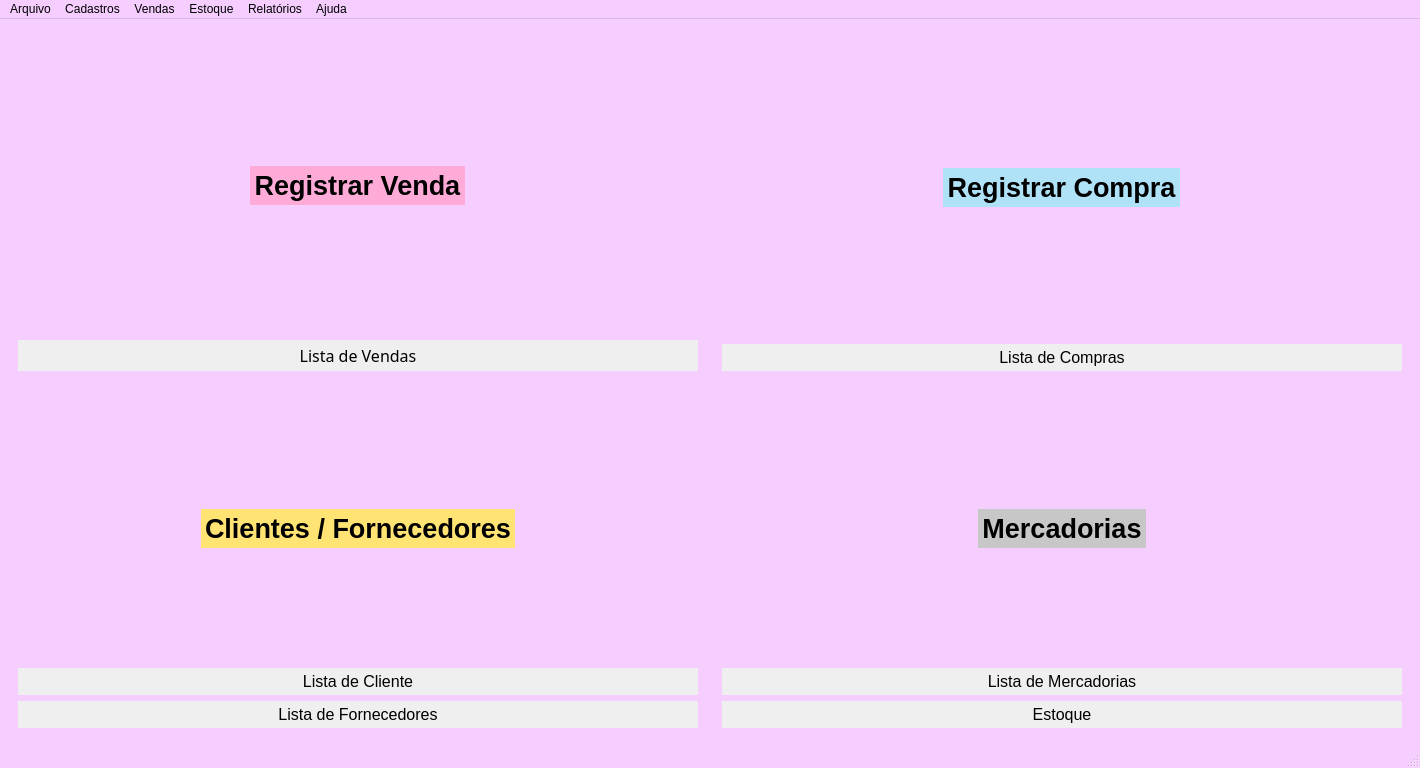
<?xml version="1.0" encoding="UTF-8"?>
<ui version="4.0">
 <class>MainWindow</class>
 <widget class="QMainWindow" name="MainWindow">
  <property name="windowModality">
   <enum>Qt::WindowModal</enum>
  </property>
  <property name="enabled">
   <bool>true</bool>
  </property>
  <property name="geometry">
   <rect>
    <x>0</x>
    <y>0</y>
    <width>1420</width>
    <height>768</height>
   </rect>
  </property>
  <property name="sizePolicy">
   <sizepolicy hsizetype="Maximum" vsizetype="Maximum">
    <horstretch>0</horstretch>
    <verstretch>0</verstretch>
   </sizepolicy>
  </property>
  <property name="minimumSize">
   <size>
    <width>1420</width>
    <height>768</height>
   </size>
  </property>
  <property name="maximumSize">
   <size>
    <width>16777215</width>
    <height>16777215</height>
   </size>
  </property>
  <property name="baseSize">
   <size>
    <width>0</width>
    <height>0</height>
   </size>
  </property>
  <property name="palette">
   <palette>
    <active>
     <colorrole role="Light">
      <brush brushstyle="SolidPattern">
       <color alpha="255">
        <red>255</red>
        <green>255</green>
        <blue>127</blue>
       </color>
      </brush>
     </colorrole>
     <colorrole role="Base">
      <brush brushstyle="SolidPattern">
       <color alpha="255">
        <red>255</red>
        <green>255</green>
        <blue>255</blue>
       </color>
      </brush>
     </colorrole>
     <colorrole role="Window">
      <brush brushstyle="SolidPattern">
       <color alpha="255">
        <red>245</red>
        <green>206</green>
        <blue>255</blue>
       </color>
      </brush>
     </colorrole>
    </active>
    <inactive>
     <colorrole role="Light">
      <brush brushstyle="SolidPattern">
       <color alpha="255">
        <red>255</red>
        <green>255</green>
        <blue>127</blue>
       </color>
      </brush>
     </colorrole>
     <colorrole role="Base">
      <brush brushstyle="SolidPattern">
       <color alpha="255">
        <red>255</red>
        <green>255</green>
        <blue>255</blue>
       </color>
      </brush>
     </colorrole>
     <colorrole role="Window">
      <brush brushstyle="SolidPattern">
       <color alpha="255">
        <red>245</red>
        <green>206</green>
        <blue>255</blue>
       </color>
      </brush>
     </colorrole>
    </inactive>
    <disabled>
     <colorrole role="Light">
      <brush brushstyle="SolidPattern">
       <color alpha="255">
        <red>255</red>
        <green>255</green>
        <blue>127</blue>
       </color>
      </brush>
     </colorrole>
     <colorrole role="Base">
      <brush brushstyle="SolidPattern">
       <color alpha="255">
        <red>245</red>
        <green>206</green>
        <blue>255</blue>
       </color>
      </brush>
     </colorrole>
     <colorrole role="Window">
      <brush brushstyle="SolidPattern">
       <color alpha="255">
        <red>245</red>
        <green>206</green>
        <blue>255</blue>
       </color>
      </brush>
     </colorrole>
    </disabled>
   </palette>
  </property>
  <property name="focusPolicy">
   <enum>Qt::TabFocus</enum>
  </property>
  <property name="windowTitle">
   <string>SOAD </string>
  </property>
  <property name="inputMethodHints">
   <set>Qt::ImhPreferUppercase</set>
  </property>
  <property name="animated">
   <bool>true</bool>
  </property>
  <property name="documentMode">
   <bool>false</bool>
  </property>
  <property name="tabShape">
   <enum>QTabWidget::Rounded</enum>
  </property>
  <widget class="QWidget" name="centralwidget">
   <property name="minimumSize">
    <size>
     <width>1418</width>
     <height>0</height>
    </size>
   </property>
   <property name="layoutDirection">
    <enum>Qt::LeftToRight</enum>
   </property>
   <layout class="QGridLayout" name="gridLayout_3">
    <item row="1" column="0">
     <layout class="QVBoxLayout" name="verticalLayout_2">
      <item>
       <layout class="QGridLayout" name="gridLayout">
        <item row="0" column="0">
         <widget class="QFrame" name="frame_venda">
          <property name="sizePolicy">
           <sizepolicy hsizetype="Expanding" vsizetype="Expanding">
            <horstretch>0</horstretch>
            <verstretch>0</verstretch>
           </sizepolicy>
          </property>
          <layout class="QVBoxLayout" name="verticalLayout_6">
           <item alignment="Qt::AlignHCenter|Qt::AlignVCenter">
            <widget class="QPushButton" name="pushButton_venda">
             <property name="sizePolicy">
              <sizepolicy hsizetype="Maximum" vsizetype="Maximum">
               <horstretch>0</horstretch>
               <verstretch>0</verstretch>
              </sizepolicy>
             </property>
             <property name="maximumSize">
              <size>
               <width>693</width>
               <height>41</height>
              </size>
             </property>
             <property name="palette">
              <palette>
               <active>
                <colorrole role="Button">
                 <brush brushstyle="SolidPattern">
                  <color alpha="255">
                   <red>255</red>
                   <green>171</green>
                   <blue>216</blue>
                  </color>
                 </brush>
                </colorrole>
               </active>
               <inactive>
                <colorrole role="Button">
                 <brush brushstyle="SolidPattern">
                  <color alpha="255">
                   <red>255</red>
                   <green>171</green>
                   <blue>216</blue>
                  </color>
                 </brush>
                </colorrole>
               </inactive>
               <disabled>
                <colorrole role="Button">
                 <brush brushstyle="SolidPattern">
                  <color alpha="255">
                   <red>255</red>
                   <green>171</green>
                   <blue>216</blue>
                  </color>
                 </brush>
                </colorrole>
               </disabled>
              </palette>
             </property>
             <property name="font">
              <font>
               <pointsize>20</pointsize>
               <weight>75</weight>
               <bold>true</bold>
              </font>
             </property>
             <property name="autoFillBackground">
              <bool>true</bool>
             </property>
             <property name="text">
              <string>Registrar Venda</string>
             </property>
             <property name="autoRepeatDelay">
              <number>298</number>
             </property>
             <property name="flat">
              <bool>true</bool>
             </property>
            </widget>
           </item>
           <item>
            <widget class="QPushButton" name="pushButton">
             <property name="font">
              <font>
               <family>MS Reference Sans Serif</family>
               <pointsize>12</pointsize>
               <weight>50</weight>
               <bold>false</bold>
              </font>
             </property>
             <property name="autoFillBackground">
              <bool>true</bool>
             </property>
             <property name="text">
              <string>Lista de Vendas</string>
             </property>
             <property name="autoDefault">
              <bool>true</bool>
             </property>
             <property name="default">
              <bool>false</bool>
             </property>
             <property name="flat">
              <bool>true</bool>
             </property>
            </widget>
           </item>
          </layout>
         </widget>
        </item>
        <item row="0" column="1">
         <widget class="QFrame" name="frame_compra">
          <property name="enabled">
           <bool>true</bool>
          </property>
          <property name="sizePolicy">
           <sizepolicy hsizetype="Expanding" vsizetype="Expanding">
            <horstretch>0</horstretch>
            <verstretch>0</verstretch>
           </sizepolicy>
          </property>
          <property name="palette">
           <palette>
            <active>
             <colorrole role="Base">
              <brush brushstyle="SolidPattern">
               <color alpha="255">
                <red>255</red>
                <green>255</green>
                <blue>255</blue>
               </color>
              </brush>
             </colorrole>
             <colorrole role="Window">
              <brush brushstyle="SolidPattern">
               <color alpha="255">
                <red>170</red>
                <green>203</green>
                <blue>255</blue>
               </color>
              </brush>
             </colorrole>
            </active>
            <inactive>
             <colorrole role="Base">
              <brush brushstyle="SolidPattern">
               <color alpha="255">
                <red>255</red>
                <green>255</green>
                <blue>255</blue>
               </color>
              </brush>
             </colorrole>
             <colorrole role="Window">
              <brush brushstyle="SolidPattern">
               <color alpha="255">
                <red>170</red>
                <green>203</green>
                <blue>255</blue>
               </color>
              </brush>
             </colorrole>
            </inactive>
            <disabled>
             <colorrole role="Base">
              <brush brushstyle="SolidPattern">
               <color alpha="255">
                <red>170</red>
                <green>203</green>
                <blue>255</blue>
               </color>
              </brush>
             </colorrole>
             <colorrole role="Window">
              <brush brushstyle="SolidPattern">
               <color alpha="255">
                <red>170</red>
                <green>203</green>
                <blue>255</blue>
               </color>
              </brush>
             </colorrole>
            </disabled>
           </palette>
          </property>
          <property name="frameShape">
           <enum>QFrame::NoFrame</enum>
          </property>
          <property name="frameShadow">
           <enum>QFrame::Plain</enum>
          </property>
          <layout class="QVBoxLayout" name="verticalLayout_5">
           <item alignment="Qt::AlignHCenter|Qt::AlignVCenter">
            <widget class="QPushButton" name="pushButton_compra">
             <property name="sizePolicy">
              <sizepolicy hsizetype="Expanding" vsizetype="Expanding">
               <horstretch>0</horstretch>
               <verstretch>0</verstretch>
              </sizepolicy>
             </property>
             <property name="maximumSize">
              <size>
               <width>693</width>
               <height>41</height>
              </size>
             </property>
             <property name="palette">
              <palette>
               <active>
                <colorrole role="Button">
                 <brush brushstyle="SolidPattern">
                  <color alpha="255">
                   <red>175</red>
                   <green>226</green>
                   <blue>247</blue>
                  </color>
                 </brush>
                </colorrole>
               </active>
               <inactive>
                <colorrole role="Button">
                 <brush brushstyle="SolidPattern">
                  <color alpha="255">
                   <red>175</red>
                   <green>226</green>
                   <blue>247</blue>
                  </color>
                 </brush>
                </colorrole>
               </inactive>
               <disabled>
                <colorrole role="Button">
                 <brush brushstyle="SolidPattern">
                  <color alpha="255">
                   <red>175</red>
                   <green>226</green>
                   <blue>247</blue>
                  </color>
                 </brush>
                </colorrole>
               </disabled>
              </palette>
             </property>
             <property name="font">
              <font>
               <pointsize>20</pointsize>
               <weight>75</weight>
               <bold>true</bold>
              </font>
             </property>
             <property name="autoFillBackground">
              <bool>true</bool>
             </property>
             <property name="text">
              <string>Registrar Compra</string>
             </property>
             <property name="autoRepeatDelay">
              <number>298</number>
             </property>
             <property name="flat">
              <bool>true</bool>
             </property>
            </widget>
           </item>
           <item>
            <widget class="QPushButton" name="pushButton_2">
             <property name="font">
              <font>
               <family>MS Sans Serif</family>
               <pointsize>12</pointsize>
               <weight>50</weight>
               <bold>false</bold>
              </font>
             </property>
             <property name="autoFillBackground">
              <bool>true</bool>
             </property>
             <property name="text">
              <string>Lista de Compras</string>
             </property>
             <property name="autoDefault">
              <bool>true</bool>
             </property>
             <property name="default">
              <bool>false</bool>
             </property>
             <property name="flat">
              <bool>true</bool>
             </property>
            </widget>
           </item>
          </layout>
         </widget>
        </item>
        <item row="1" column="0">
         <widget class="QFrame" name="frame_pessoa">
          <property name="sizePolicy">
           <sizepolicy hsizetype="Expanding" vsizetype="Expanding">
            <horstretch>0</horstretch>
            <verstretch>0</verstretch>
           </sizepolicy>
          </property>
          <layout class="QVBoxLayout" name="verticalLayout_3">
           <item alignment="Qt::AlignHCenter|Qt::AlignVCenter">
            <widget class="QPushButton" name="pushButton_pessoa">
             <property name="sizePolicy">
              <sizepolicy hsizetype="Maximum" vsizetype="Maximum">
               <horstretch>0</horstretch>
               <verstretch>0</verstretch>
              </sizepolicy>
             </property>
             <property name="maximumSize">
              <size>
               <width>693</width>
               <height>41</height>
              </size>
             </property>
             <property name="palette">
              <palette>
               <active>
                <colorrole role="Button">
                 <brush brushstyle="SolidPattern">
                  <color alpha="255">
                   <red>255</red>
                   <green>227</green>
                   <blue>115</blue>
                  </color>
                 </brush>
                </colorrole>
               </active>
               <inactive>
                <colorrole role="Button">
                 <brush brushstyle="SolidPattern">
                  <color alpha="255">
                   <red>255</red>
                   <green>227</green>
                   <blue>115</blue>
                  </color>
                 </brush>
                </colorrole>
               </inactive>
               <disabled>
                <colorrole role="Button">
                 <brush brushstyle="SolidPattern">
                  <color alpha="255">
                   <red>255</red>
                   <green>227</green>
                   <blue>115</blue>
                  </color>
                 </brush>
                </colorrole>
               </disabled>
              </palette>
             </property>
             <property name="font">
              <font>
               <pointsize>20</pointsize>
               <weight>75</weight>
               <bold>true</bold>
              </font>
             </property>
             <property name="autoFillBackground">
              <bool>true</bool>
             </property>
             <property name="text">
              <string>Clientes / Fornecedores</string>
             </property>
             <property name="autoRepeatDelay">
              <number>298</number>
             </property>
             <property name="flat">
              <bool>true</bool>
             </property>
            </widget>
           </item>
           <item>
            <widget class="QPushButton" name="pushButton_5">
             <property name="font">
              <font>
               <family>MS Sans Serif</family>
               <pointsize>12</pointsize>
               <weight>50</weight>
               <bold>false</bold>
              </font>
             </property>
             <property name="autoFillBackground">
              <bool>true</bool>
             </property>
             <property name="text">
              <string>Lista de Cliente</string>
             </property>
             <property name="autoDefault">
              <bool>true</bool>
             </property>
             <property name="default">
              <bool>false</bool>
             </property>
             <property name="flat">
              <bool>true</bool>
             </property>
            </widget>
           </item>
           <item>
            <widget class="QPushButton" name="pushButton_3">
             <property name="font">
              <font>
               <family>MS Sans Serif</family>
               <pointsize>12</pointsize>
               <weight>50</weight>
               <bold>false</bold>
              </font>
             </property>
             <property name="autoFillBackground">
              <bool>true</bool>
             </property>
             <property name="text">
              <string>Lista de Fornecedores</string>
             </property>
             <property name="autoDefault">
              <bool>true</bool>
             </property>
             <property name="default">
              <bool>false</bool>
             </property>
             <property name="flat">
              <bool>true</bool>
             </property>
            </widget>
           </item>
          </layout>
         </widget>
        </item>
        <item row="1" column="1">
         <widget class="QFrame" name="frame_mercadoria">
          <property name="sizePolicy">
           <sizepolicy hsizetype="Expanding" vsizetype="Expanding">
            <horstretch>0</horstretch>
            <verstretch>0</verstretch>
           </sizepolicy>
          </property>
          <layout class="QVBoxLayout" name="verticalLayout_4">
           <item alignment="Qt::AlignHCenter|Qt::AlignVCenter">
            <widget class="QPushButton" name="pushButton_mercadoria">
             <property name="sizePolicy">
              <sizepolicy hsizetype="Expanding" vsizetype="Expanding">
               <horstretch>0</horstretch>
               <verstretch>0</verstretch>
              </sizepolicy>
             </property>
             <property name="maximumSize">
              <size>
               <width>693</width>
               <height>41</height>
              </size>
             </property>
             <property name="palette">
              <palette>
               <active>
                <colorrole role="Button">
                 <brush brushstyle="SolidPattern">
                  <color alpha="255">
                   <red>199</red>
                   <green>199</green>
                   <blue>199</blue>
                  </color>
                 </brush>
                </colorrole>
               </active>
               <inactive>
                <colorrole role="Button">
                 <brush brushstyle="SolidPattern">
                  <color alpha="255">
                   <red>199</red>
                   <green>199</green>
                   <blue>199</blue>
                  </color>
                 </brush>
                </colorrole>
               </inactive>
               <disabled>
                <colorrole role="Button">
                 <brush brushstyle="SolidPattern">
                  <color alpha="255">
                   <red>199</red>
                   <green>199</green>
                   <blue>199</blue>
                  </color>
                 </brush>
                </colorrole>
               </disabled>
              </palette>
             </property>
             <property name="font">
              <font>
               <pointsize>20</pointsize>
               <weight>75</weight>
               <bold>true</bold>
              </font>
             </property>
             <property name="autoFillBackground">
              <bool>true</bool>
             </property>
             <property name="text">
              <string>Mercadorias</string>
             </property>
             <property name="autoRepeatDelay">
              <number>298</number>
             </property>
             <property name="flat">
              <bool>true</bool>
             </property>
            </widget>
           </item>
           <item>
            <widget class="QPushButton" name="pushButton_6">
             <property name="font">
              <font>
               <family>MS Sans Serif</family>
               <pointsize>12</pointsize>
               <weight>50</weight>
               <bold>false</bold>
              </font>
             </property>
             <property name="autoFillBackground">
              <bool>true</bool>
             </property>
             <property name="text">
              <string>Lista de Mercadorias</string>
             </property>
             <property name="autoDefault">
              <bool>true</bool>
             </property>
             <property name="default">
              <bool>false</bool>
             </property>
             <property name="flat">
              <bool>true</bool>
             </property>
            </widget>
           </item>
           <item>
            <widget class="QPushButton" name="pushButton_4">
             <property name="font">
              <font>
               <family>MS Sans Serif</family>
               <pointsize>12</pointsize>
               <weight>50</weight>
               <bold>false</bold>
              </font>
             </property>
             <property name="autoFillBackground">
              <bool>true</bool>
             </property>
             <property name="text">
              <string>Estoque</string>
             </property>
             <property name="autoDefault">
              <bool>true</bool>
             </property>
             <property name="default">
              <bool>false</bool>
             </property>
             <property name="flat">
              <bool>true</bool>
             </property>
            </widget>
           </item>
          </layout>
         </widget>
        </item>
       </layout>
      </item>
     </layout>
    </item>
   </layout>
  </widget>
  <widget class="QMenuBar" name="menubar">
   <property name="geometry">
    <rect>
     <x>0</x>
     <y>0</y>
     <width>1420</width>
     <height>21</height>
    </rect>
   </property>
   <property name="contextMenuPolicy">
    <enum>Qt::DefaultContextMenu</enum>
   </property>
   <property name="inputMethodHints">
    <set>Qt::ImhPreferLatin|Qt::ImhPreferUppercase</set>
   </property>
   <property name="defaultUp">
    <bool>false</bool>
   </property>
   <property name="nativeMenuBar">
    <bool>true</bool>
   </property>
   <widget class="QMenu" name="menuArquivo">
    <property name="inputMethodHints">
     <set>Qt::ImhNone</set>
    </property>
    <property name="title">
     <string>Arquivo</string>
    </property>
    <property name="separatorsCollapsible">
     <bool>false</bool>
    </property>
    <addaction name="actionSair"/>
    <addaction name="actionReconectar"/>
   </widget>
   <widget class="QMenu" name="menuCadastros">
    <property name="title">
     <string>Cadastros</string>
    </property>
    <addaction name="actionPessoa"/>
    <addaction name="actionMercadoria"/>
    <addaction name="actionInsumo"/>
    <addaction name="actionCasco"/>
   </widget>
   <widget class="QMenu" name="menuVendas">
    <property name="title">
     <string>Vendas</string>
    </property>
    <addaction name="actionNova_Venda"/>
    <addaction name="actionDevolucao"/>
   </widget>
   <widget class="QMenu" name="menuEstoque">
    <property name="title">
     <string>Estoque</string>
    </property>
    <addaction name="actionRegistrar_compra"/>
    <addaction name="actionDescarte_de_Material"/>
    <addaction name="actionNova_Remanufatura"/>
   </widget>
   <widget class="QMenu" name="menuAjuda">
    <property name="title">
     <string>Ajuda</string>
    </property>
    <addaction name="actionSobre"/>
   </widget>
   <widget class="QMenu" name="menuRelat_rios">
    <property name="title">
     <string>Relatórios</string>
    </property>
    <addaction name="actionProdutos_em_Estoque"/>
    <addaction name="actionVendas"/>
    <addaction name="actionCompras"/>
    <addaction name="actionDescartes"/>
   </widget>
   <addaction name="menuArquivo"/>
   <addaction name="menuCadastros"/>
   <addaction name="menuVendas"/>
   <addaction name="menuEstoque"/>
   <addaction name="menuRelat_rios"/>
   <addaction name="menuAjuda"/>
  </widget>
  <widget class="QStatusBar" name="statusbar">
   <property name="font">
    <font>
     <family>MS Shell Dlg 2</family>
    </font>
   </property>
   <property name="sizeGripEnabled">
    <bool>true</bool>
   </property>
  </widget>
  <action name="actionSair">
   <property name="text">
    <string>Sair</string>
   </property>
   <property name="statusTip">
    <string>Sair do sistema</string>
   </property>
   <property name="shortcut">
    <string>Ctrl+Q</string>
   </property>
   <property name="shortcutContext">
    <enum>Qt::WindowShortcut</enum>
   </property>
   <property name="shortcutVisibleInContextMenu">
    <bool>true</bool>
   </property>
  </action>
  <action name="actionPessoa">
   <property name="text">
    <string>Pessoa</string>
   </property>
   <property name="statusTip">
    <string>Cadastrar Pessoas</string>
   </property>
  </action>
  <action name="actionMercadoria">
   <property name="text">
    <string>Mercadoria</string>
   </property>
   <property name="statusTip">
    <string>Cadastrar Produtos</string>
   </property>
  </action>
  <action name="actionInsumo">
   <property name="text">
    <string>Insumo</string>
   </property>
  </action>
  <action name="actionCasco">
   <property name="text">
    <string>Casco</string>
   </property>
  </action>
  <action name="actionSobre">
   <property name="text">
    <string>Sobre</string>
   </property>
   <property name="statusTip">
    <string>Sobre o sistema</string>
   </property>
  </action>
  <action name="actionNova_Venda">
   <property name="text">
    <string>Nova Venda</string>
   </property>
   <property name="statusTip">
    <string>Cadastrar Novas Vendas</string>
   </property>
  </action>
  <action name="actionCancelar_venda">
   <property name="text">
    <string>Cancelar venda</string>
   </property>
  </action>
  <action name="actionRegistrar_compra">
   <property name="text">
    <string>Registrar compra</string>
   </property>
   <property name="statusTip">
    <string>Registrar uma compra no estoque</string>
   </property>
  </action>
  <action name="actionCancelar_compra">
   <property name="text">
    <string>Cancelar compra</string>
   </property>
  </action>
  <action name="actionDescarte_de_Material">
   <property name="text">
    <string>Descarte de Material</string>
   </property>
   <property name="statusTip">
    <string>Descartar materiais</string>
   </property>
  </action>
  <action name="actionDevolucao">
   <property name="text">
    <string>Devolução</string>
   </property>
   <property name="statusTip">
    <string>Realizar uma devolução</string>
   </property>
  </action>
  <action name="actionProdutos_em_Estoque">
   <property name="text">
    <string>Produtos em Estoque</string>
   </property>
  </action>
  <action name="actionVendas">
   <property name="text">
    <string>Vendas</string>
   </property>
  </action>
  <action name="actionCompras">
   <property name="text">
    <string>Compras</string>
   </property>
  </action>
  <action name="actionDescartes">
   <property name="text">
    <string>Descartes</string>
   </property>
  </action>
  <action name="actionReconectar">
   <property name="text">
    <string>Reconectar</string>
   </property>
  </action>
  <action name="actionNova_Remanufatura">
   <property name="text">
    <string>Nova Remanufatura</string>
   </property>
  </action>
 </widget>
 <resources/>
 <connections/>
</ui>
